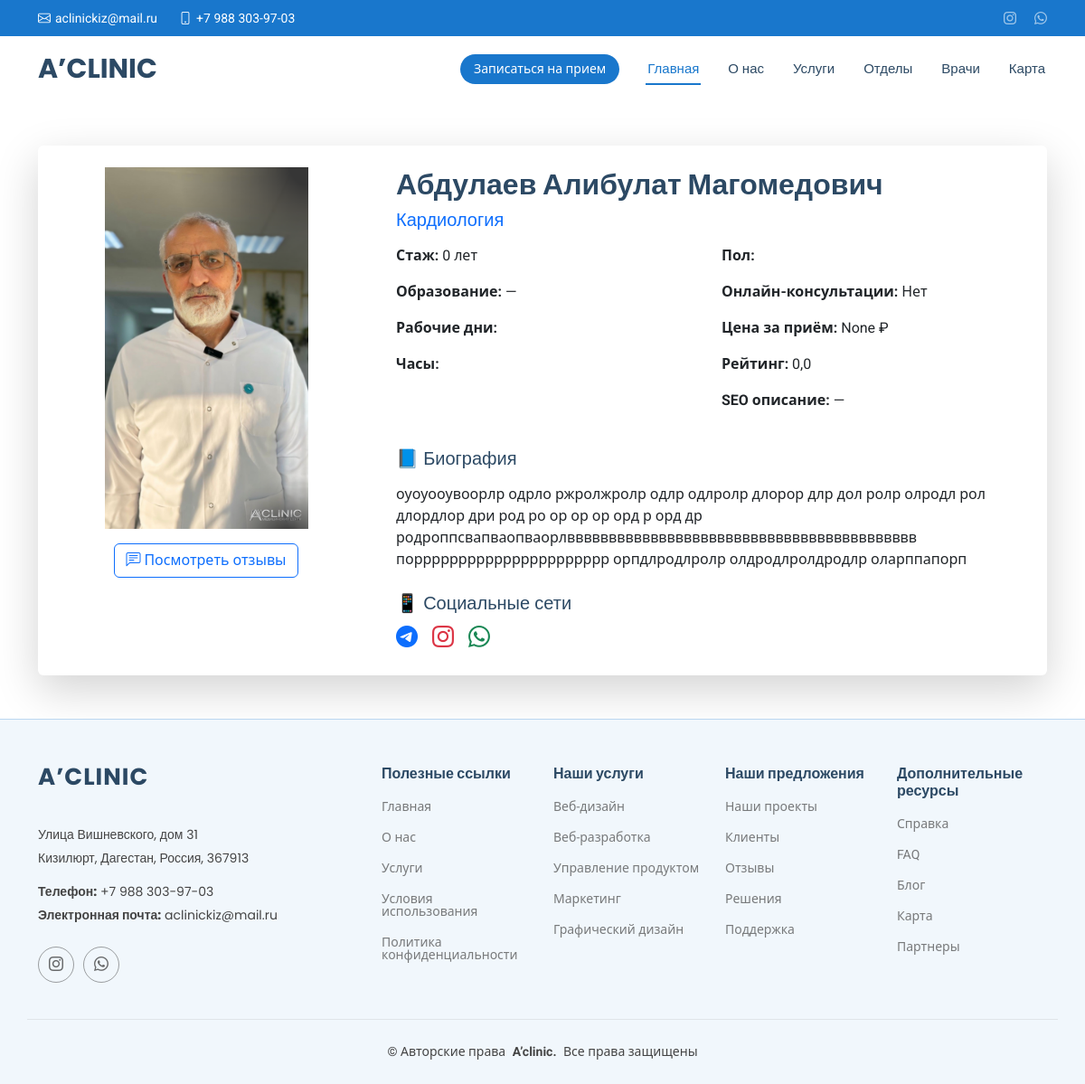
/doctor/abdulaev-alibulat-magomedovich/, run on the app's committed database.
### clinic/models.py (models this page shows, shortened)
class Doctor(models.Model):
    name = models.CharField(max_length=100, verbose_name='Имя')
    slug = models.SlugField(unique=True, blank=True, verbose_name='URL')
    department = models.ForeignKey('Departments', verbose_name='Специализация', on_delete=models.CASCADE)
    photo = models.ImageField(upload_to='doctors/', verbose_name='Фото', null=True, blank=True)
    bio = models.TextField(verbose_name='Биография')
    experience_years = models.PositiveIntegerField(default=0, verbose_name='Стаж (в годах)')
    education = models.TextField(verbose_name='Образование', blank=True)
    price_per_consultation = models.DecimalField(max_digits=8, decimal_places=2, verbose_name='Цена за приём',
                                                 null=True, blank=True)
    rating = models.FloatField(default=0, verbose_name='Рейтинг')
    special_services = models.TextField(verbose_name='Специальные услуги', blank=True)
    seo_description = models.CharField(max_length=160, verbose_name='SEO описание', blank=True)
    accepts_online = models.BooleanField(default=False, verbose_name='Онлайн-консультации')
    appointments_url = models.URLField(verbose_name='Ссылка на запись', null=True, blank=True)
    video_presentation = models.URLField(verbose_name='Видео-презентация', null=True, blank=True)
    working_days = models.CharField(max_length=100, verbose_name='Рабочие дни', blank=True)
    working_hours = models.CharField(max_length=100, verbose_name='Рабочие часы', blank=True)
    gender = models.CharField(max_length=10, choices=[('male', 'Мужской'), ('female', 'Женский')], verbose_name='Пол',
                              blank=True)
    available = models.BooleanField(default=True, verbose_name='Доступен')
    social_links = models.ForeignKey('SocialNetwork', on_delete=models.SET_NULL, null=True, blank=True,
                                     verbose_name='Соц. сети')
    class Meta:
        verbose_name = 'Врач'
        verbose_name_plural = 'Врачи'

class Departments(models.Model):
    name = models.CharField(verbose_name='Название отделения')
    bio = models.CharField(verbose_name="Краткое описание")
    photo = models.ImageField(verbose_name="Фото", upload_to='departments/', blank=True, null=True)
    description = models.CharField(verbose_name="Описание")
    class Meta:
        verbose_name = 'Отдел'
        verbose_name_plural = 'Отделы'

### clinic/views.py (the view)
# urls.py: path('doctor/<slug:slug>/', DoctorDetailView.as_view(), name='doctor_detail'),
class DoctorDetailView(DetailView):
    model = Doctor
    template_name = 'clinic/doctor_detail.html'
    context_object_name = 'doctor'
    slug_field = 'slug'
    slug_url_kwarg = 'slug'

### clinic/templates/clinic/doctor_detail.html (shortened to what this page needs)
{% extends "a_clinic/base.html" %}
{% load static %}
{% block content %}
<div class="container py-5">
    <div class="card border-0 shadow-lg">
        <div class="row g-0">
            <div class="col-lg-4 p-4 d-flex flex-column align-items-center">
                <div class="w-100" style="max-width: 300px;">
                    {% if doctor.photo %}
                    <img src="{{ doctor.photo.url }}" alt="{{ doctor.name }}"
                         class="img-fluid rounded"
                         style="width: 100%; height: auto; max-height: 400px; object-fit: contain;">
                    {% else %}
                    <img src="{% static 'img/default_user.png' %}" alt="Фото отсутствует"
                         class="img-fluid rounded"
                         style="width: 100%; height: auto; max-height: 400px; object-fit: contain;">
                    {% endif %}
                </div>
                <div class="text-center mt-3">
                    <a href="{% url 'testimonials_doctor' slug=doctor.slug %}" class="btn btn-outline-primary">
                        <i class="bi bi-chat-left-text"></i> Посмотреть отзывы
                    </a>
                </div>
            </div>
            <div class="col-lg-8 p-4">
                <h2 class="fw-bold">{{ doctor.name }}</h2>
                <h5 class="text-primary">{{ doctor.department.name }}</h5>
                <div class="row mt-3">
                    <div class="col-sm-6">
                        <p><strong>Стаж:</strong> {{ doctor.experience_years }} лет</p>
                        <p><strong>Образование:</strong> {{ doctor.education|default:"—" }}</p>
                        <p><strong>Рабочие дни:</strong><br>{{ doctor.working_days|linebreaks }}</p>
                        <p><strong>Часы:</strong><br>{{ doctor.working_hours|linebreaks }}</p>
                    </div>
                    <div class="col-sm-6">
                        <p><strong>Пол:</strong> {{ doctor.get_gender_display }}</p>
                        <p><strong>Онлайн-консультации:</strong> {{ doctor.accepts_online|yesno:"Да,Нет" }}</p>
                        <p><strong>Цена за приём:</strong> {{ doctor.price_per_consultation }} ₽</p>
                        <p><strong>Рейтинг:</strong> {{ doctor.rating }}</p>
                        <p><strong>SEO описание:</strong> {{ doctor.seo_description|default:"—" }}</p>
                    </div>
                </div>
                {% if doctor.bio %}
                <div class="mt-4">
                    <h5>📘 Биография</h5>
                    <p class="text-muted">{{ doctor.bio|linebreaks }}</p>
                </div>
                {% endif %}
                {% if doctor.social_links %}
                <div class="mt-4">
                    <h5>📱 Социальные сети</h5>
                    <div class="d-flex gap-3 fs-4">
                        {% if doctor.social_links.telegram %}
                        <a href="{{ doctor.social_links.telegram }}" class="text-primary" target="_blank"><i
                                class="bi bi-telegram"></i></a>
                        {% endif %}
                        {% if doctor.social_links.instagram %}
                        <a href="{{ doctor.social_links.instagram }}" class="text-danger" target="_blank"><i
                                class="bi bi-instagram"></i></a>
                        {% endif %}
                        {% if doctor.social_links.whatsapp %}
                        <a href="{{ doctor.social_links.whatsapp }}" class="text-success" target="_blank"><i
                                class="bi bi-whatsapp"></i></a>
                        {% endif %}
                    </div>
                </div>
                {% endif %}
            </div>
        </div>
    </div>
</div>
{% endblock %}

### clinic/static/css/main.css (style rules this page uses)
:root { --default-font: "Roboto", system-ui, -apple-system, "Segoe UI", Roboto, "Helvetica Neue", Arial, "Noto Sans", "Liberation Sans", sans-serif, "Apple Color Emoji", "Segoe UI Emoji", "Segoe UI Symbol", "Noto Color Emoji"; --heading-font: "Poppins", sans-serif; --nav-font: "Raleway", sans-serif; }
:root { --background-color: #ffffff; --default-color: #444444; --heading-color: #2c4964; --accent-color: #1977cc; --surface-color: #ffffff; --contrast-color: #ffffff; }
:root { --nav-color: #2c4964; --nav-hover-color: #1977cc; --nav-mobile-background-color: #ffffff; --nav-dropdown-background-color: #ffffff; --nav-dropdown-color: #2c4964; --nav-dropdown-hover-color: #1977cc; }
:root { scroll-behavior: smooth; }
body { color: var(--default-color); background-color: var(--background-color); font-family: var(--default-font); }
a { color: var(--accent-color); text-decoration: none; transition: 0.3s; }
h1, h2, h3, h4, h5, h6 { color: var(--heading-color); font-family: var(--heading-font); }

### data on the page
Doctor: photo (picture), name "Абдулаев Алибулат Магомедович", department.name "Кардиология", experience_years "0", education "—", accepts_online "Нет", price_per_consultation "None", rating "0,0", seo_description "—", bio "оуоуооувоорлр одрло ржролжролр одлр одлролр длорор длр дол ролр олродл рол длордлор дри род ро ор ор ор орд р орд др родроппсвапваопваорлвввввввввввввввввввввввввввввввввввввввввв порррррррррррррррррррррр орпдлродлролр олдродлролдродлр оларппапорп"
